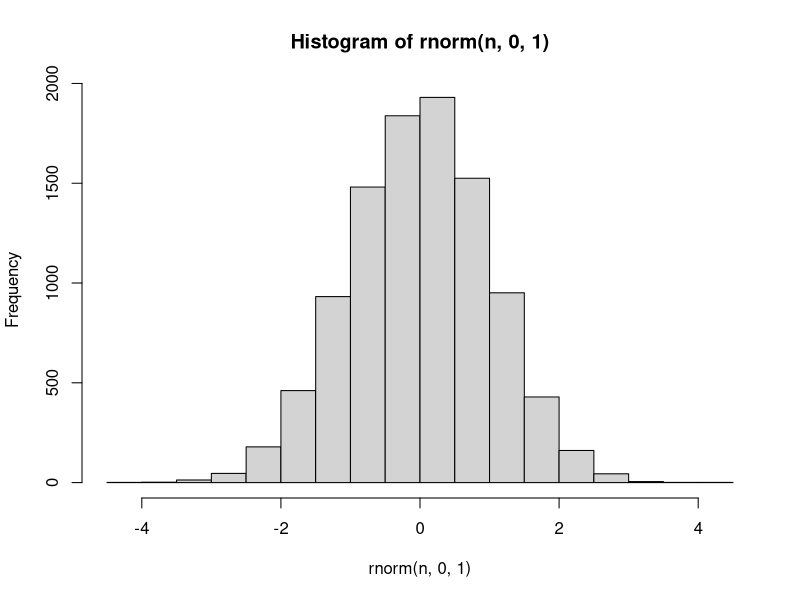

Reproduce this figure in R. (Note: this script raises an error after producing the figure.)
#Aula 5: CEF

#6.2 Simulando para entender a CEF - prever Y pelo valor de X
# Y=Xˆ2 + U 
set.seed(234)
n <- 10000
hist(rnorm(n,0,1))

x <- rnorm(n)
u <- rnorm(n)
y <- x^2 + u

df %>% 
  ggplot(aes(x=x, y=y)) + geom_point()

m1 <- mean(y)

m2 <- median(y)
erro1 <- y - m1
erro2 <- y - m2

print(sum(erro1^2)) # 29617.43
print(sum(erro2^2)) #30395.5
#EQM da média é menor que o EQM da mediana 

#Regressão 
df <- data.frame(x=x, y=y)

reg <-  lm ( y~ x , data= df) #regressão
summary(reg) #estatísticas do modelo

